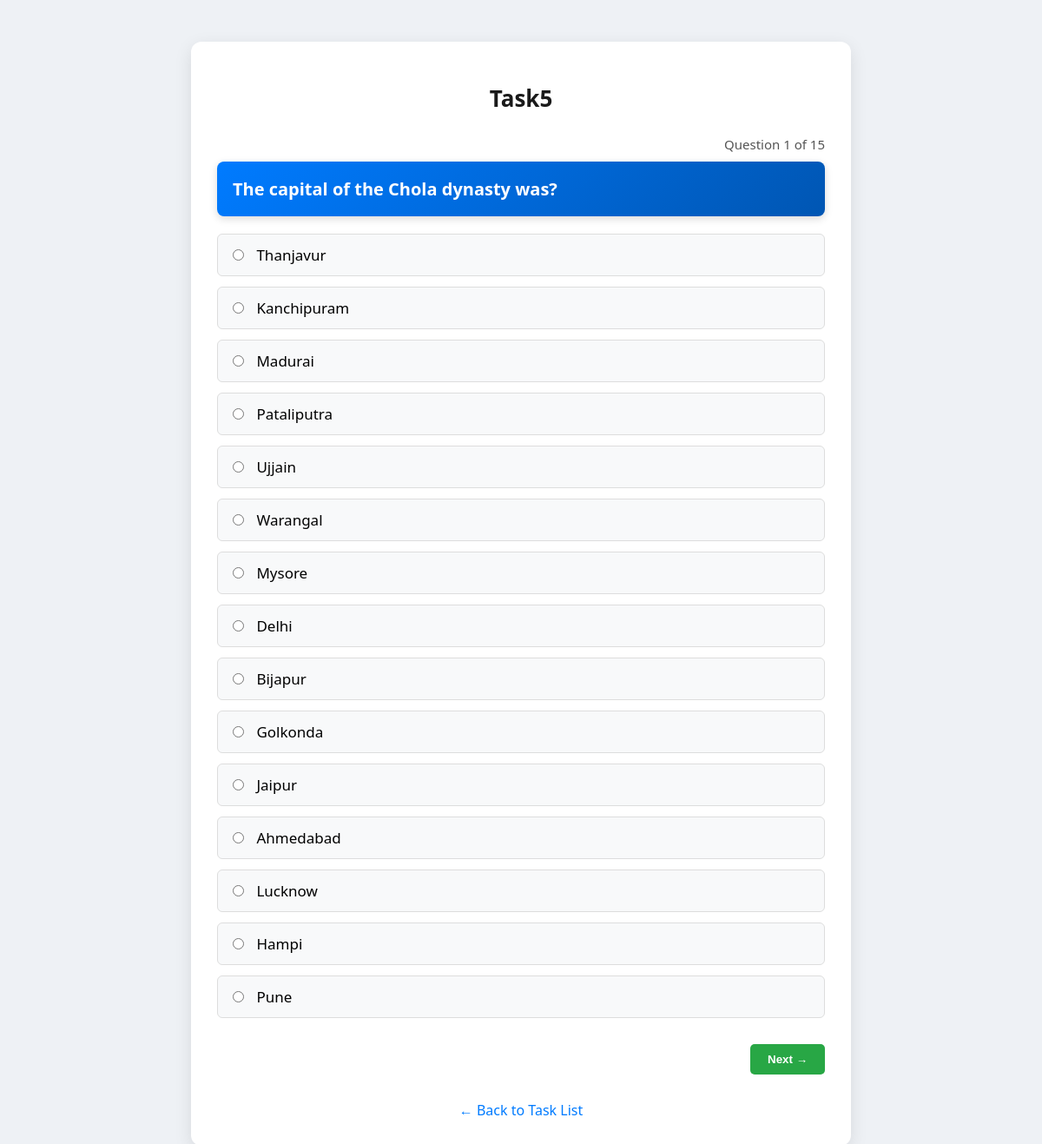
Screenshot of /tasks/11/ (signed in) with the database file from the repository.
### tasks/models.py (models this page shows, shortened)
class Task(models.Model):
    title = models.CharField(max_length=200)
    description = models.TextField()
    reward_sb = models.PositiveIntegerField()
    active = models.BooleanField(default=True)
    created_at = models.DateTimeField(auto_now_add=True)
    quiz = models.ForeignKey(Quiz, on_delete=models.SET_NULL, null=True, blank=True)  # ✅ Optional quiz link

### quiz/models.py (models this page shows, shortened)
class Question(models.Model):
    quiz = models.ForeignKey(Quiz, on_delete=models.CASCADE, related_name="questions")
    text = models.TextField()
    image = models.ImageField(upload_to="questions/", blank=True, null=True)  # ✅ question image

class Answer(models.Model):
    question = models.ForeignKey(Question, on_delete=models.CASCADE, related_name="answers")
    text = models.CharField(max_length=255, blank=True, null=True)  # ✅ answer text
    image = models.ImageField(upload_to="answers/", blank=True, null=True)  # ✅ answer image
    is_correct = models.BooleanField(default=False)  # ✅ mark correct answer

### tasks/views.py (the view, shortened to what this page needs)
# urls.py: path('<int:pk>/', views.task_detail, name='task_detail'),
@login_required
def task_detail(request, pk):
    task = get_object_or_404(Task, pk=pk)
    quiz = task.quiz
    if not quiz:
        return render(
            request,
            "task_detail.html",
            {"task": task, "quiz": None, "questions": None}
        )
    questions = list(quiz.questions.all())
    total_questions = len(questions)
    q_index = int(request.GET.get("q", 0))
    q_index = max(0, min(q_index, total_questions - 1))
    current_question = questions[q_index]
    error = None
    return render(
        request,
        "task_detail.html",
        {
            "task": task,
            "quiz": quiz,
            "question": current_question,
            "answers": current_question.answers.all(),
            "question_number": q_index + 1,
            "total_questions": total_questions,
            "error": error,
        },
    )

### templates/task_detail.html (shortened to what this page needs)
<!DOCTYPE html>
<html>
<head>
</head>
<body>
<div class="container">
    <h1>{{ task.title }}</h1>
    {% if quiz %}
        <div class="question-number">
            Question {{ question_number }} of {{ total_questions }}
        </div>
        <div class="question-box">
            {{ question.text }}
        </div>
        <form method="post">
            <div class="answers">
                {% for answer in answers %}
                    <label>
                        <input type="radio" name="answer" value="{{ answer.id }}"
                            {% if previous_selection == answer.id %}checked{% endif %}>
                        {{ answer.text }}
                    </label>
                {% endfor %}
            </div>
            <div class="nav-buttons">
                {% if question_number < total_questions %}
                    <button type="submit" name="next" class="btn">Next →</button>
                {% else %}
                    <button type="submit" name="finish" class="btn">Finish Quiz</button>
                {% endif %}
            </div>
        </form>
    {% else %}
        <p style="text-align:center; color:#777;"><em>No quiz linked to this task.</em></p>
    {% endif %}
    <a href="{% url 'tasks:task_list' %}" class="back-link">← Back to Task List</a>
</div>
</body>
</html>

### templates/task_detail.html (style rules this page uses)
body { font-family: 'Segoe UI', Tahoma, Geneva, Verdana, sans-serif; background-color: #eef1f5; padding: 40px; }
.container { background: #fff; padding: 30px; max-width: 700px; margin: auto; border-radius: 12px; box-shadow: 0 6px 20px rgba(0,0,0,0.1); animation: fadeIn 0.5s ease-in-out; }
h1 { text-align: center; color: #1a1a1a; margin-bottom: 25px; font-size: 26px; }
.question-number { font-size: 15px; color: #555; text-align: right; margin-bottom: 10px; }
.question-box { background: linear-gradient(135deg, #007bff, #0056b3); color: white; padding: 18px; font-size: 20px; margin-bottom: 20px; border-radius: 8px; font-weight: bold; box-shadow: 0 3px 10px rgba(0,0,0,0.15); }
.answers label { display: block; background: #f8f9fa; padding: 12px; margin-bottom: 12px; border-radius: 6px; font-size: 17px; transition: all 0.2s ease-in-out; cursor: pointer; border: 1px solid #ddd; }
input[type="radio"] { margin-right: 10px; }
.btn { background-color: #28a745; color: white; padding: 10px 20px; margin-top: 15px; border: none; border-radius: 5px; cursor: pointer; font-weight: bold; }
.nav-buttons { display: flex; justify-content: space-between; margin-top: 15px; }
.back-link { display: block; margin-top: 30px; text-align: center; color: #007bff; text-decoration: none; clear: both; }

### rows the page displays
Task: title "Task5"
Question: text "The capital of the Chola dynasty was?"
Answer: answer "☐ Thanjavur", text "Thanjavur"
Answer: answer "☐ Kanchipuram", text "Kanchipuram"
Answer: answer "☐ Madurai", text "Madurai"
Answer: answer "☐ Pataliputra", text "Pataliputra"
Answer: answer "☐ Ujjain", text "Ujjain"
Answer: answer "☐ Warangal", text "Warangal"
Answer: answer "☐ Mysore", text "Mysore"
Answer: answer "☐ Delhi", text "Delhi"
Answer: answer "☐ Bijapur", text "Bijapur"
Answer: answer "☐ Golkonda", text "Golkonda"
Answer: answer "☐ Jaipur", text "Jaipur"
Answer: answer "☐ Ahmedabad", text "Ahmedabad"
Answer: answer "☐ Lucknow", text "Lucknow"
Answer: answer "☐ Hampi", text "Hampi"
Answer: answer "☐ Pune", text "Pune"

### other values shown
{{ question_number }} "1"
{{ total_questions }} "15"
